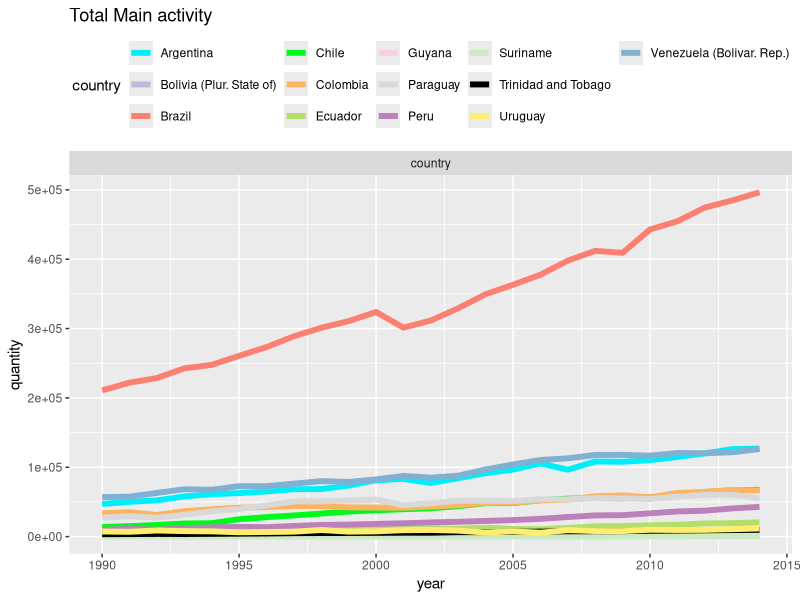
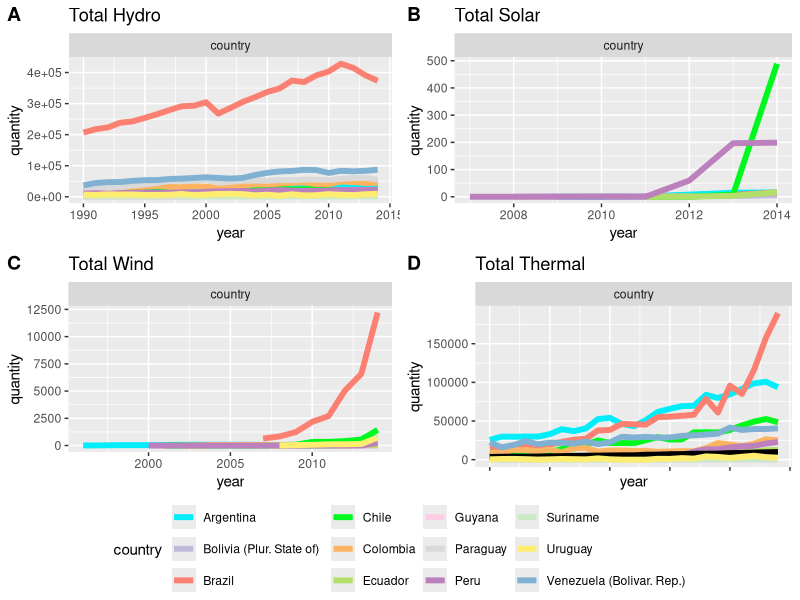

Reproduce these figures in R, in order.
## ---- chunk 1
knitr::opts_chunk$set(echo = F)
library(tidyverse)
library(gridExtra)
library(ggpubr)
library(knitr)
library(data.table)
## ---- chunk 2

data <- read.csv(file = "Sudamerica2.csv")
dataFiltered <- select(data, -c(quantity_footnotes))
dataFiltered <- select(dataFiltered, -1)
newNames <- c("country", "c_transaction", "year", "unit", "quantity", "category")
names(dataFiltered) <- newNames

## ---- chunk 3

## ---- chunk 4

totalMainA <- dataFiltered %>% filter(c_transaction == "Electricity - total production, main activity")
plotTotalMainA <- ggplot(data=totalMainA, aes(y=quantity, x=year, color=country)) + 
  geom_line(size = 2) + ggtitle("Total Main activity") + facet_wrap(~"country", scale="free") + scale_color_manual(values = c("Chile"="#00f91d", 
                                                                                                             "Argentina" = "#00eef9", "Bolivia (Plur. State of)" = "#bebada", "Brazil"="#fb8072", 
                                                                                                             "Colombia" = "#fdb462", "Ecuador" = "#b3de69","Guyana"="#fccde5", "Paraguay" = "#d9d9d9", 
                                                                                                             "Peru" = "#bc80bd", "Suriname"="#ccebc5", "Trinidad and Tobago" = "black", "Uruguay" = "#ffed6f", 
                                                                                                             "Venezuela (Bolivar. Rep.)" = "#80b1d3")) + 
  theme(legend.position="top")
plotTotalMainA

## ---- chunk 5

#Wind

totalWind<- dataFiltered %>% filter(c_transaction == "Electricity - total wind production")
plotTotalWind <- ggplot(data=totalWind, aes(y=quantity, x=year, color=country)) + 
  geom_line(size = 2) + ggtitle("Total Wind") + facet_wrap(~"country", scale="free") + scale_color_manual(values = c("Chile"="#00f91d", 
                                                                                                             "Argentina" = "#00eef9", "Bolivia (Plur. State of)" = "#bebada", "Brazil"="#fb8072", 
                                                                                                             "Colombia" = "#fdb462", "Ecuador" = "#b3de69","Guyana"="#fccde5", "Paraguay" = "#d9d9d9", 
                                                                                                             "Peru" = "#bc80bd", "Suriname"="#ccebc5", "Trinidad and Tobago" = "black", "Uruguay" = "#ffed6f", 
                                                                                                             "Venezuela (Bolivar. Rep.)" = "#80b1d3")) +
  theme(legend.position="top")

WindMA<- dataFiltered %>% filter(c_transaction == "Wind - Main activity")
plotWindMA <- ggplot(data=totalWind, aes(y=quantity, x=year, color=country)) + 
  geom_line(size = 2) + ggtitle("Wind Main activity") + facet_wrap(~"country", scale="free") + scale_color_manual(values = c("Chile"="#00f91d", 
                                                                                                             "Argentina" = "#00eef9", "Bolivia (Plur. State of)" = "#bebada", "Brazil"="#fb8072", 
                                                                                                             "Colombia" = "#fdb462", "Ecuador" = "#b3de69","Guyana"="#fccde5", "Paraguay" = "#d9d9d9", 
                                                                                                             "Peru" = "#bc80bd", "Suriname"="#ccebc5", "Trinidad and Tobago" = "black", "Uruguay" = "#ffed6f", 
                                                                                                             "Venezuela (Bolivar. Rep.)" = "#80b1d3")) + 
  theme(legend.position="top")

#Solar

totalSolar<- dataFiltered %>% filter(c_transaction == "Electricity - total solar production")
plotTotalSolar <- ggplot(data=totalSolar, aes(y=quantity, x=year, color=country)) + 
  geom_line(size = 2) + ggtitle("Total Solar") + facet_wrap(~"country", scale="free") + scale_color_manual(values = c("Chile"="#00f91d", 
                                                                                                             "Argentina" = "#00eef9", "Bolivia (Plur. State of)" = "#bebada", "Brazil"="#fb8072", 
                                                                                                             "Colombia" = "#fdb462", "Ecuador" = "#b3de69","Guyana"="#fccde5", "Paraguay" = "#d9d9d9", 
                                                                                                             "Peru" = "#bc80bd", "Suriname"="#ccebc5", "Trinidad and Tobago" = "black", "Uruguay" = "#ffed6f", 
                                                                                                             "Venezuela (Bolivar. Rep.)" = "#80b1d3")) +
  theme(legend.position="top")

SolarPV<- dataFiltered %>% filter(c_transaction == "Solar photovoltaic – Main activity")
plotSolarPV <- ggplot(data=SolarPV, aes(y=quantity, x=year, color=country)) + 
  geom_line() + ggtitle("Solar photovoltaic") + facet_wrap(~"country", scale="free") + 
  theme(legend.position="top")

SolarT<- dataFiltered %>% filter(c_transaction == "Solar thermal – Main activity")
plotSolarT <- ggplot(data=SolarT, aes(y=quantity, x=year, color=country)) + 
  geom_line() + ggtitle("Solar Thermal") + facet_wrap(~"country", scale="free") + 
  theme(legend.position="top")

#Hydro

totalHydro<- dataFiltered %>% filter(c_transaction == "Electricity - total hydro production")
plotTotalHydro <- ggplot(data=totalHydro, aes(y=quantity, x=year, color=country)) + 
  geom_line(size = 2) + ggtitle("Total Hydro") + facet_wrap(~"country", scale="free") + scale_color_manual(values = c("Chile"="#00f91d", 
                                                                                                             "Argentina" = "#00eef9", "Bolivia (Plur. State of)" = "#bebada", "Brazil"="#fb8072", 
                                                                                                             "Colombia" = "#fdb462", "Ecuador" = "#b3de69","Guyana"="#fccde5", "Paraguay" = "#d9d9d9", 
                                                                                                             "Peru" = "#bc80bd", "Suriname"="#ccebc5", "Trinidad and Tobago" = "black", "Uruguay" = "#ffed6f", 
                                                                                                             "Venezuela (Bolivar. Rep.)" = "#80b1d3")) +
  theme(legend.position="top")

#Thermal

totalThermal<- dataFiltered %>% filter(c_transaction == "Electricity - total thermal production")
plotTotalThermal <- ggplot(data=totalThermal, aes(y=quantity, x=year, color=country)) + 
  geom_line(size = 2) + ggtitle("Total Thermal") + facet_wrap(~"country", scale="free") + scale_color_manual(values = c("Chile"="#00f91d", 
                                                                                                             "Argentina" = "#00eef9", "Bolivia (Plur. State of)" = "#bebada", "Brazil"="#fb8072", 
                                                                                                             "Colombia" = "#fdb462", "Ecuador" = "#b3de69","Guyana"="#fccde5", "Paraguay" = "#d9d9d9", 
                                                                                                             "Peru" = "#bc80bd", "Suriname"="#ccebc5", "Trinidad and Tobago" = "black", "Uruguay" = "#ffed6f", 
                                                                                                             "Venezuela (Bolivar. Rep.)" = "#80b1d3")) +
  theme(legend.position="top")

Figure1 <- ggarrange(plotTotalHydro, plotTotalSolar,plotTotalWind, plotTotalThermal + rremove("x.text"), 
          labels = c("A", "B", "C","D"), common.legend = T, legend = "bottom",
          ncol = 2, nrow = 2)
Figure1

